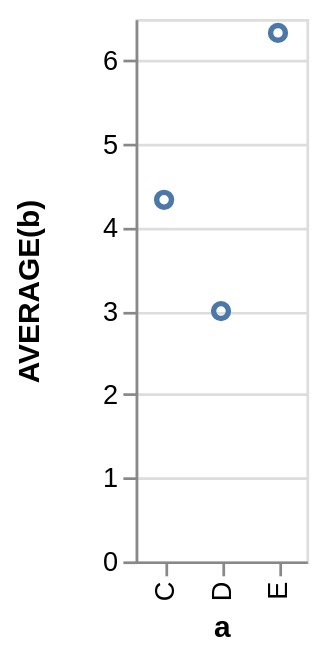

The Vega-Lite source for this figure:
### Vega specification from a JSON file in a GitHub repository (floating-point values rounded to 4 significant figures)
{"$schema": "https://vega.github.io/schema/vega/v3.0.json", "autosize": "pad", "padding": 5, "height": 200, "style": "cell", "data": [{"name": "source_0", "values": [{"a": "C", "b": 2}, {"a": "C", "b": 7}, {"a": "C", "b": 4}, {"a": "D", "b": 1}, {"a": "D", "b": 2}, {"a": "D", "b": 6}, {"a": "E", "b": 8}, {"a": "E", "b": 4}, {"a": "E", "b": 7}], "format": {"type": "json"}}, {"name": "data_0", "source": "source_0", "transform": [{"type": "formula", "expr": "toNumber(datum[\"b\"])", "as": "b"}, {"type": "aggregate", "groupby": ["a"], "ops": ["average"], "fields": ["b"], "as": ["average_b"]}]}], "signals": [{"name": "x_step", "value": 21}, {"name": "width", "update": "bandspace(domain('x').length, 1, 0.5) * x_step"}], "marks": [{"name": "marks", "type": "symbol", "style": ["point"], "from": {"data": "data_0"}, "encode": {"update": {"x": {"scale": "x", "field": "a"}, "y": {"scale": "y", "field": "average_b"}, "stroke": {"value": "#4c78a8"}, "fill": {"value": "transparent"}}}}], "scales": [{"name": "x", "type": "point", "domain": {"data": "data_0", "field": "a", "sort": true}, "range": {"step": {"signal": "x_step"}}, "padding": 0.5}, {"name": "y", "type": "linear", "domain": {"data": "data_0", "field": "average_b"}, "range": [{"signal": "height"}, 0], "nice": true, "zero": true}], "axes": [{"scale": "x", "orient": "bottom", "title": "a", "zindex": 1, "encode": {"labels": {"update": {"angle": {"value": 270}, "align": {"value": "right"}, "baseline": {"value": "middle"}}}}}, {"scale": "y", "orient": "left", "labelOverlap": true, "tickCount": {"signal": "ceil(height/40)"}, "title": "AVERAGE(b)", "zindex": 1}, {"scale": "y", "orient": "left", "domain": false, "grid": true, "labels": false, "maxExtent": 0, "minExtent": 0, "tickCount": {"signal": "ceil(height/40)"}, "ticks": false, "zindex": 0, "gridScale": "x"}], "config": {"axisY": {"minExtent": 30}}}
